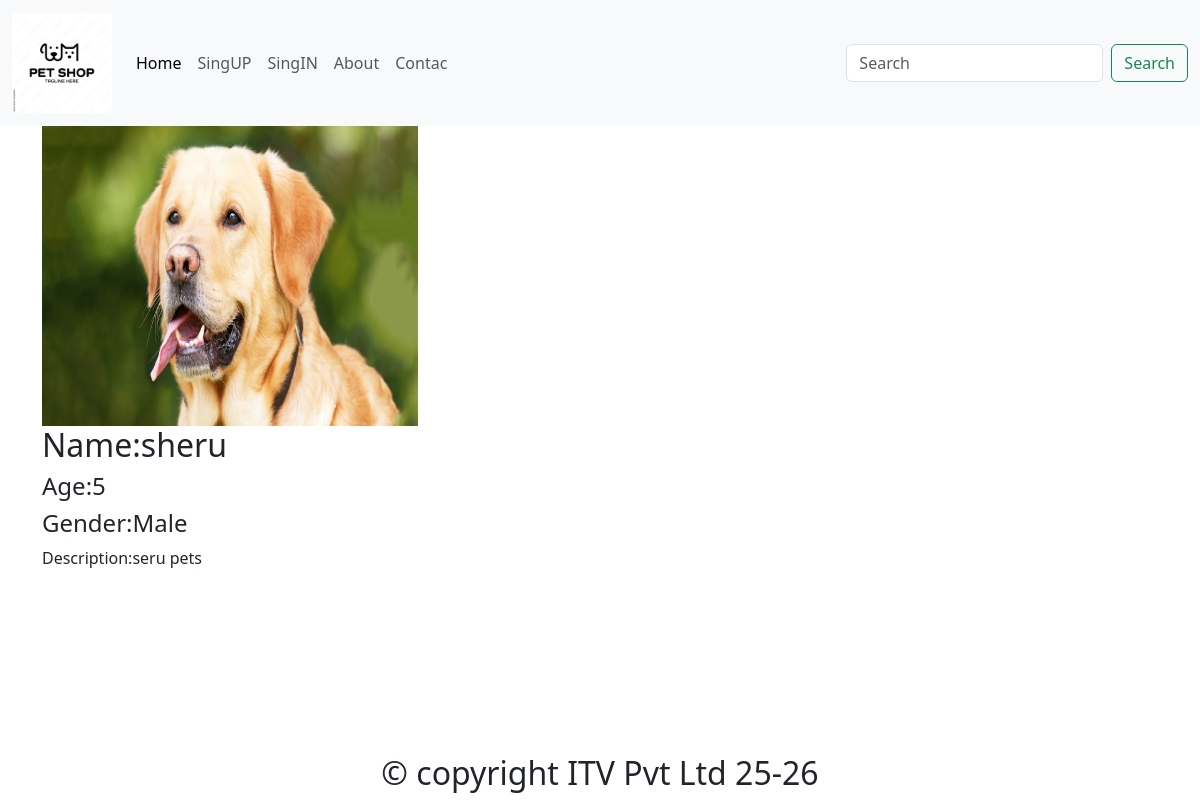
Before: /petdetail/103/ with the older database file.
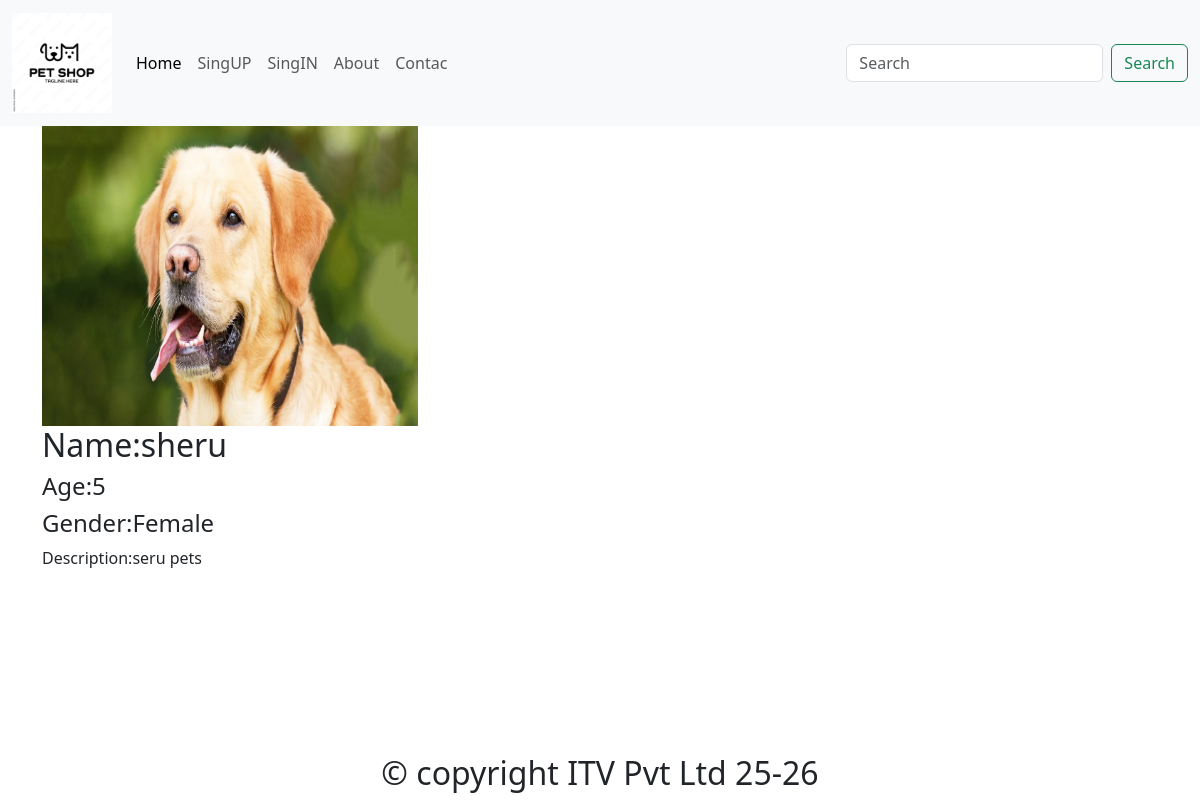
After: the same page with the newer database file.
### app/models.py (models this page shows)
class Pet(models.Model):
    petid = models.PositiveIntegerField(primary_key=True)
    petname = models.CharField(max_length=100,null=True,default=None)
    userid = models.ForeignKey(User,on_delete=models.SET_NULL,null=True,default=None)
    age = models.PositiveIntegerField()
    type = (("Male","Male"),("Female","Female"))
    gender = models.CharField(max_length=20, choices=type)
    description = models.TextField(null=True,default=None)
    photo = models.ImageField(upload_to="images")

### app/views.py (the view)
# urls.py: path("petdetail/<int:petid>/",views.petdetail,name="petdetail"),
def petdetail(req,petid):
    petdata=Pet.objects.get(petid=petid)
    context={'petdata':petdata}
    return render(req, "petdetail.html",context)

### app/templates/petdetail.html (shortened to what this page needs)
{% extends 'base.html' %}
{% block body %}
<div class="container">
    <div class="row">
        <img src="{{petdata.photo.url}}" alt="{{petdata.petname}}" style="width:400px; height:300px" width="400px" height="300px" />
        <h2>Name:{{petdata.petname}}</h2>
        <h4>Age:{{petdata.age}}</h4>
        <h4>Gender:{{petdata.gender}}</h4>
        <p>Description:{{petdata.description}}</p>
    </div>
</div>
<div class="container">
    <div class="row" style="height: 50px;">
    </div>
</div>
{% endblock %}

Changed rows visible on the page:
changed Pet "sheru": gender "Male" → "Female"
